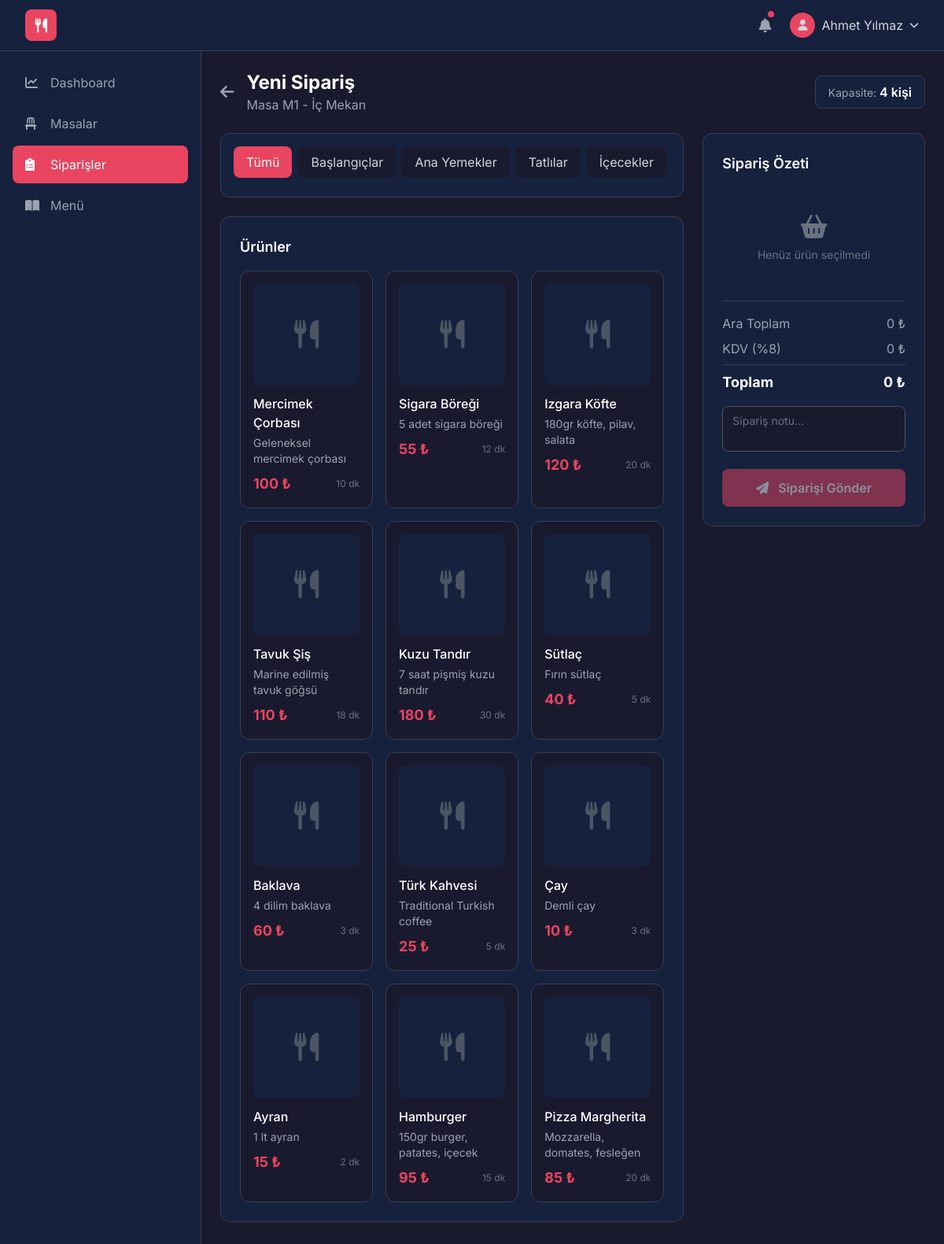
/orders/new/1 (signed in), run on the app's committed database.
### app/models/user.py (models this page shows, shortened)
class User(Base):
    __tablename__ = "users"
    id = Column(Integer, primary_key=True, index=True)
    username = Column(String(50), unique=True, nullable=False, index=True)
    email = Column(String(100), unique=True, nullable=True)
    full_name = Column(String(100), nullable=False)
    password_hash = Column(String(255), nullable=False)
    role = Column(Enum(UserRole), default=UserRole.WAITER, nullable=False)
    phone = Column(String(20), nullable=True)
    is_active = Column(Boolean, default=True)
    created_at = Column(DateTime(timezone=True), server_default=func.now())
    updated_at = Column(DateTime(timezone=True), onupdate=func.now())
    orders = relationship("Order", back_populates="user")

### app/models/table.py (models this page shows, shortened)
class Table(Base):
    __tablename__ = "tables"
    id = Column(Integer, primary_key=True, index=True)
    table_number = Column(String(10), unique=True, nullable=False)
    section = Column(String(50), default="İç Mekan")  # İç Mekan, Bahçe, Üst Kat
    capacity = Column(Integer, default=4)
    status = Column(Enum(TableStatus), default=TableStatus.EMPTY)
    position_x = Column(Float, default=0.0)  # Görsel konum
    position_y = Column(Float, default=0.0)
    orders = relationship("Order", back_populates="table")

### app/models/category.py (models this page shows, shortened)
class Category(Base):
    __tablename__ = "categories"
    id = Column(Integer, primary_key=True, index=True)
    name = Column(String(100), nullable=False, unique=True)
    sort_order = Column(Integer, default=0)
    is_active = Column(Boolean, default=True)
    products = relationship("Product", back_populates="category")

### app/models/product.py (models this page shows, shortened)
class Product(Base):
    __tablename__ = "products"
    id = Column(Integer, primary_key=True, index=True)
    category_id = Column(Integer, ForeignKey("categories.id"), nullable=False)
    name = Column(String(150), nullable=False)
    description = Column(Text, nullable=True)
    price = Column(Float, nullable=False)
    cost = Column(Float, default=0.0)  # Maliyet (kar hesabı için)
    image_url = Column(String(255), nullable=True)
    stock_quantity = Column(Integer, default=0)  # -1 ise sınırsız
    is_active = Column(Boolean, default=True)
    prep_time = Column(Integer, default=15)  # Hazırlama süresi (dakika)
    category = relationship("Category", back_populates="products")

### app/routers/orders.py (the view)
@router.get("/new/{table_id}", response_class=HTMLResponse)
async def new_order_page(table_id: int, request: Request, user = Depends(require_role("admin", "waiter")), db: Session = Depends(get_db)):
    table = db.query(Table).filter(Table.id == table_id).first()
    if not table:
        raise HTTPException(status_code=404, detail="Masa bulunamadı")
    products = db.query(Product).filter(Product.is_active == True).order_by(Product.category_id).all()
    return render_template("order_form.html", {
        "request": request,
        "user": user,
        "table": table,
        "products": products
    })

### templates/order_form.html (shortened to what this page needs)
{% extends "base.html" %}
{% block content %}
<div class="max-w-7xl mx-auto">
    <div class="flex items-center justify-between mb-6">
        <div class="flex items-center space-x-4">
            <a href="/tables" class="text-gray-400 hover:text-white transition">
                <i class="fas fa-arrow-left text-xl"></i>
            </a>
            <div>
                <h1 class="text-2xl font-bold text-white">Yeni Sipariş</h1>
                <p class="text-gray-400">Masa {{ table.table_number }} - {{ table.section }}</p>
            </div>
        </div>
        <div class="bg-secondary px-4 py-2 rounded-lg border border-gray-700">
            <span class="text-gray-400 text-sm">Kapasite: </span>
            <span class="text-white font-semibold">{{ table.capacity }} kişi</span>
        </div>
    </div>
    <div class="grid grid-cols-1 lg:grid-cols-3 gap-6">
        <div class="lg:col-span-2 space-y-6">
            <div class="bg-secondary rounded-xl border border-gray-700 p-4">
                <div class="flex space-x-2 overflow-x-auto pb-2" id="category-buttons">
                    <button class="category-btn active px-4 py-2 rounded-lg bg-surface text-gray-300 hover:bg-surface-light transition whitespace-nowrap"
                            data-category="all">
                        Tümü
                    </button>
                    {% set categories = products|map(attribute='category')|unique|list %}
                    {% for category in categories %}
                    <button class="category-btn px-4 py-2 rounded-lg bg-surface text-gray-300 hover:bg-surface-light transition whitespace-nowrap"
                            data-category="{{ category.id }}">
                        {{ category.name }}
                    </button>
                    {% endfor %}
                </div>
            </div>
            <div class="bg-secondary rounded-xl border border-gray-700 p-6">
                <h3 class="text-lg font-semibold text-white mb-4">Ürünler</h3>
                <div class="grid grid-cols-2 md:grid-cols-3 gap-4" id="products-grid">
                    {% for product in products %}
                    <div class="product-card bg-surface rounded-xl border border-gray-700 p-4 cursor-pointer hover:border-primary/50 transition-all duration-200"
                         data-category="{{ product.category_id }}"
                         data-product-id="{{ product.id }}"
                         data-product-name="{{ product.name }}"
                         data-product-price="{{ product.price }}"
                         onclick="toggleProduct(this)">
                        <div class="w-full h-32 bg-secondary rounded-lg mb-3 flex items-center justify-center">
                            <i class="fas fa-utensils text-4xl text-gray-600"></i>
                        </div>
                        <h4 class="text-white font-medium mb-1">{{ product.name }}</h4>
                        <p class="text-gray-400 text-sm mb-2 line-clamp-2">{{ product.description or '' }}</p>
                        <div class="flex justify-between items-center">
                            <span class="text-primary font-bold text-lg">{{ "%.0f"|format(product.price) }} ₺</span>
                            <span class="text-xs text-gray-500">{{ product.prep_time }} dk</span>
                        </div>
                    </div>
                    {% endfor %}
                </div>
            </div>
        </div>
        <div class="lg:col-span-1">
            <div class="bg-secondary rounded-xl border border-gray-700 p-6 sticky top-20">
                <h3 class="text-lg font-semibold text-white mb-4">Sipariş Özeti</h3>
                <div id="cart-items" class="space-y-3 mb-4 max-h-64 overflow-y-auto">
                    <div class="text-center text-gray-500 py-8" id="empty-cart">
                        <i class="fas fa-shopping-basket text-3xl mb-2"></i>
                        <p class="text-sm">Henüz ürün seçilmedi</p>
                    </div>
                </div>
                <div class="border-t border-gray-700 pt-4 space-y-2">
                    <div class="flex justify-between text-gray-400">
                        <span>Ara Toplam</span>
                        <span id="subtotal">0 ₺</span>
                    </div>
                    <div class="flex justify-between text-gray-400">
                        <span>KDV (%8)</span>
                        <span id="tax">0 ₺</span>
                    </div>
                    <div class="flex justify-between text-white font-bold text-lg pt-2 border-t border-gray-700">
                        <span>Toplam</span>
                        <span id="total">0 ₺</span>
                    </div>
                </div>
                <div class="mt-4">
                    <textarea id="order-notes" placeholder="Sipariş notu..."
                              class="w-full px-3 py-2 bg-surface rounded-lg text-sm text-white placeholder-gray-500 border border-gray-600 focus:border-primary focus:outline-none resize-none"
                              rows="2"></textarea>
                </div>
                <button onclick="submitOrder()" id="submit-btn"
                        class="mt-4 w-full bg-primary hover:bg-primary/90 text-white font-semibold py-3 rounded-lg transition disabled:opacity-50 disabled:cursor-not-allowed"
                        disabled>
                    <i class="fas fa-paper-plane mr-2"></i>
                    Siparişi Gönder
                </button>
            </div>
        </div>
    </div>
</div>
{% endblock %}

### templates/base.html (shortened to what this page needs)
<!DOCTYPE html>
<html lang="tr">
<head>
    <script src="https://cdn.tailwindcss.com"></script>
    <link rel="stylesheet" href="https://cdnjs.cloudflare.com/ajax/libs/font-awesome/6.4.0/css/all.min.css">
    <link rel="stylesheet" href="/static/css/custom.css">
</head>
<body class="bg-surface text-gray-100 font-sans min-h-screen">
    {% if user %}
    <nav class="bg-secondary border-b border-gray-700 sticky top-0 z-50">
        <div class="max-w-7xl mx-auto px-4 sm:px-6 lg:px-8">
            <div class="flex justify-between h-16">
                <div class="flex items-center">
                    <a href="/dashboard" class="flex items-center space-x-3">
                        <div class="w-10 h-10 bg-primary rounded-lg flex items-center justify-center">
                            <i class="fas fa-utensils text-white text-lg"></i>
                        </div>
                    </a>
                </div>
                <div class="flex items-center space-x-4">
                    <button class="relative p-2 text-gray-400 hover:text-white transition">
                        <i class="fas fa-bell text-lg"></i>
                        <span class="absolute top-1 right-1 w-2 h-2 bg-primary rounded-full"></span>
                    </button>
                    <div class="relative group">
                        <button class="flex items-center space-x-2 text-gray-300 hover:text-white transition">
                            <div class="w-8 h-8 bg-primary rounded-full flex items-center justify-center">
                                <i class="fas fa-user text-sm"></i>
                            </div>
                            <span class="hidden md:block">{{ user.full_name }}</span>
                            <i class="fas fa-chevron-down text-xs"></i>
                        </button>
                    </div>
                </div>
            </div>
        </div>
    </nav>
    <div class="flex">
        <aside class="w-64 bg-secondary min-h-screen border-r border-gray-700 hidden md:block">
            <div class="p-4">
                <nav class="space-y-1">
                    {% set role = user.role.value %}
                    {% if role == 'admin' %}
                        {% set nav_items = [
                            ('/dashboard', 'fas fa-chart-line', 'Dashboard'),
                            ('/tables', 'fas fa-chair', 'Masalar'),
                            ('/orders', 'fas fa-clipboard-list', 'Siparişler'),
                            ('/kitchen', 'fas fa-fire', 'Mutfak'),
                            ('/payments', 'fas fa-cash-register', 'Kasa'),
                            ('/menu', 'fas fa-book-open', 'Menü'),
                            ('/inventory', 'fas fa-boxes', 'Stok'),
                            ('/reports', 'fas fa-chart-bar', 'Raporlar')
                        ] %}
                    {% elif role == 'waiter' %}
                        {% set nav_items = [
                            ('/dashboard', 'fas fa-chart-line', 'Dashboard'),
                            ('/tables', 'fas fa-chair', 'Masalar'),
                            ('/orders', 'fas fa-clipboard-list', 'Siparişler'),
                            ('/menu', 'fas fa-book-open', 'Menü')
                        ] %}
                    {% elif role == 'chef' %}
                        {% set nav_items = [
                            ('/dashboard', 'fas fa-chart-line', 'Dashboard'),
                            ('/kitchen', 'fas fa-fire', 'Mutfak')
                        ] %}
                    {% elif role == 'cashier' %}
                        {% set nav_items = [
                            ('/dashboard', 'fas fa-chart-line', 'Dashboard'),
                            ('/payments', 'fas fa-cash-register', 'Kasa'),
                            ('/reports', 'fas fa-chart-bar', 'Raporlar')
                        ] %}
                    {% else %}
                        {% set nav_items = [
                            ('/dashboard', 'fas fa-chart-line', 'Dashboard')
                        ] %}
                    {% endif %}
                    {% for url, icon, label in nav_items %}
                    <a href="{{ url }}" class="flex items-center space-x-3 px-4 py-3 rounded-lg {% if request.url.path.startswith(url) %}bg-primary text-white{% else %}text-gray-400 hover:bg-surface-light hover:text-white{% endif %} transition">
                        <i class="{{ icon }} w-5"></i>
                        <span>{{ label }}</span>
                    </a>
                    {% endfor %}
                </nav>
            </div>
        </aside>
        <main class="flex-1 p-6 overflow-auto">
            {% block content %}{% endblock %}
        </main>
    </div>
    {% else %}
    <main>
        {{ self.content() }}
    </main>
    {% endif %}
</body>
</html>

### templates/order_form.html (style rules this page uses)
.category-btn.active { background-color: #e94560; color: white; }

### data on the page
User: full_name "Ahmet Yılmaz", role "WAITER" (drawn)
Table: table_number "M1", section "İç Mekan", capacity "4"
Category: name "Başlangıçlar"
Category: name "Ana Yemekler"
Category: name "Tatlılar"
Category: name "İçecekler"
Product: name "Mercimek Çorbası", description "Geleneksel mercimek çorbası", price "100", prep_time "10"
Product: name "Sigara Böreği", description "5 adet sigara böreği", price "55", prep_time "12"
Product: name "Izgara Köfte", description "180gr köfte, pilav, salata", price "120", prep_time "20"
Product: name "Tavuk Şiş", description "Marine edilmiş tavuk göğsü", price "110", prep_time "18"
Product: name "Kuzu Tandır", description "7 saat pişmiş kuzu tandır", price "180", prep_time "30"
Product: name "Sütlaç", description "Fırın sütlaç", price "40", prep_time "5"
Product: name "Baklava", description "4 dilim baklava", price "60", prep_time "3"
Product: name "Türk Kahvesi", description "Traditional Turkish coffee", price "25", prep_time "5"
Product: name "Çay", description "Demli çay", price "10", prep_time "3"
Product: name "Ayran", description "1 lt ayran", price "15", prep_time "2"
Product: name "Hamburger", description "150gr burger, patates, içecek", price "95", prep_time "15"
Product: name "Pizza Margherita", description "Mozzarella, domates, fesleğen", price "85", prep_time "20"

### other printed values
{{ label }} "Dashboard" "Masalar" "Siparişler" "Menü"
